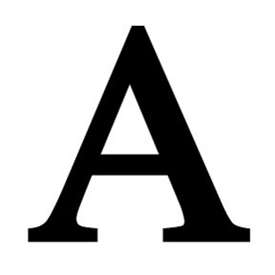
%> input picture A.jpg, 275 x 275 px
$ octave --eval "result = svder('A.jpg');"   (GNU Octave 9; MATLAB toolbox functions it lacks are replaced by stand-ins)
%> lines starting %> are read from the running program, lines starting %| are printed output that depends on the picture; in (x1, y1, x2, y2) boxes, pixels count from 0 and x2, y2 are one past the last pixel; in counts of white or black regions, pixels touching at a corner belong together; the program's own positions count from 1
function s=svder(image)
%> called with image = 'A.jpg'
i=imread(image);
%> i is the input picture: size 275x275x3 uint8; min 0, max 255, mean 203.3
if size(i,3)==3
    i=rgb2gray(i);
%> i: size 275x275 uint8
end
t=0.5;
i=~im2bw(i,t);
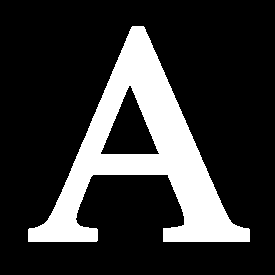
%> i: size 275x275 logical; 20.3% white; 1 white region, box (x1, y1, x2, y2) and area: (28, 26, 250, 242) 15358
u=1;
i=bwareaopen(i,u);
siz=size(i);
%> siz = [275 275]
b=true;
c=false;
d=true;
x=[];
y=x;
for j=1:siz(1);
    for k=1:siz(2);
        if b && ~c && i(j,k)==1
            b=false;
            break;
        end
        if c
            d=d&~i(j,k);
            if ~d
                break;
            end
        end
        b=true;
    end
    if c&&d
        y=[y j];
        b=true;
        c=false;
    end
    if ~b
        c=true;
        x=[x j];
    end
    d=true;
end
%> after the loop, c = false; y = 243
rows={};
for k=1:length(x);
    rows{end+1}=i(x(k):y(k),:);
end
%> after the loop, rows = 1 item
k=0;
symbols={};
for n=1:length(x);
    siz=size(rows{n});
    b=true;
    c=false;
    d=true;
    x=[];
    y=x;
    for q=1:siz(2);
        for p=1:siz(1);
            if b && ~c && rows{n}(p,q)==1
                b=false;
                break;
            end
            if c
                d=d&~rows{n}(p,q);
                if ~d
                    break;
                end
            end
            b=true;
        end
        if c&&d
            y=[y q];
            b=true;
            c=false;
        end
        if d&&~b
            c=true;
            x=[x q];
        end
        d=true;
    end
    for p=1:length(x);
        a=(rows{n}(:,x(p):y(p)));
        alp=a(any(a,2),:);
        symbols{end+1}=alp;
    end
    k=k+length(x);
end
%> this loop made 1 pass
%> siz on pass 1: [217 275]
%> after the loop, symbols = 1 item
al=5;
sym={};
for k=1:length(symbols)
    u=svd(double(symbols{k}));
    if length(u)>=al
        u=u(1:al);
    else
        u=[u;zeros(al-length(u),1)];
    end
    u=u/norm(u);
    sym{end+1}=u;
end
%> this loop made 1 pass
%> u on pass 1: [0.725; 0.526; 0.33; 0.225; 0.196]
%> after the loop, sym = {[0.725; 0.526; 0.33; 0.225; 0.196]}
s=[];
for n=1:length(sym)
    s=[s sym{n}];
end
%> this loop made 1 pass
%> `result = svder('A.jpg');`: result = [0.725; 0.526; 0.33; 0.225; 0.196]

end

$ run again, on Bohemia.JPG
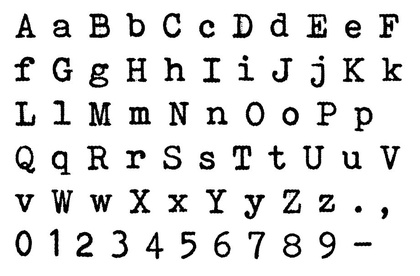
%> input picture Bohemia.JPG, 420 x 276 px, shrunk from 920 x 604 before the run
%> in svder, i is the input picture: size 276x420x3 uint8; min 0, max 255, mean 228.3
%> in svder, `i=~im2bw(i,t);`:
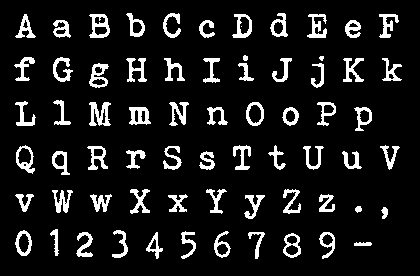
%> i: size 276x420 logical; 10.3% white; 68 white regions (2 under 20 px), largest, box (x1, y1, x2, y2) and area: (89, 102, 111, 126) 310, (89, 14, 110, 38) 270, (129, 107, 151, 125) 254
%> after the loop in svder, `for j=1:siz(1);`: c = false; x = [14 56 101 146 190 230]; y = [39 89 132 176 220 260]
%> after the loop in svder, `for k=1:length(x);`: rows = 6 items
%> the loop in svder, `for n=1:length(x);` made 6 passes
%> siz on passes 1 to 6: [26 420], [34 420], [32 420], [31 420], [31 420], [31 420]
%> after the loop in svder, `for n=1:length(x);`: symbols = 65 items
%> the loop in svder, `for k=1:length(symbols)` made 65 passes
%> u on passes 1 to 8: [0.799; 0.443; 0.29; 0.248; 0.141], [0.863; 0.41; 0.192; 0.164; 0.152], [0.875; 0.39; 0.216; 0.151; 0.113], [0.805; 0.436; 0.317; 0.208; 0.137], [0.772; 0.518; 0.281; 0.193; 0.142], [0.818; 0.472; 0.248; 0.168; 0.136], [0.822; 0.486; 0.245; 0.125; 0.114], [0.834; 0.427; 0.248; 0.196; 0.147]
%> the loop in svder, `for n=1:length(sym)` made 65 passes

$ run again, on D.jpg
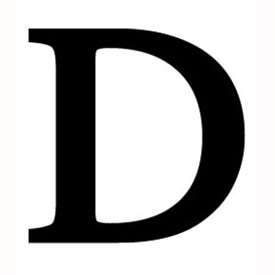
%> input picture D.jpg, 275 x 275 px
%> in svder, i is the input picture: size 275x275x3 uint8; mean R, G, B 185.4, 185, 184.9
%> in svder, `i=~im2bw(i,t);`:
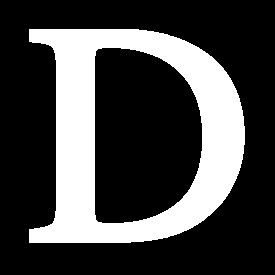
%> i: size 275x275 logical; 27.2% white; 1 white region, box (x1, y1, x2, y2) and area: (29, 29, 245, 243) 20533
%> after the loop in svder, `for j=1:siz(1);`: c = false; y = 244
%> after the loop in svder, `for k=1:length(x);`: rows = 1 item
%> the loop in svder, `for n=1:length(x);` made 1 pass
%> siz on pass 1: [215 275]
%> the loop in svder, `for k=1:length(symbols)` made 1 pass
%> u on pass 1: [0.832; 0.451; 0.274; 0.142; 0.0997]
%> after the loop in svder, `for k=1:length(symbols)`: sym = {[0.832; 0.451; 0.274; 0.142; 0.0997]}
%> the loop in svder, `for n=1:length(sym)` made 1 pass
%> result = [0.832; 0.451; 0.274; 0.142; 0.0997]

$ run again, on F.jpg
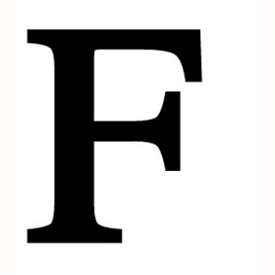
%> input picture F.jpg, 275 x 275 px
%> in svder, i is the input picture: size 275x275x3 uint8; mean R, G, B 202.3, 201.9, 201.8
%> in svder, `i=~im2bw(i,t);`:
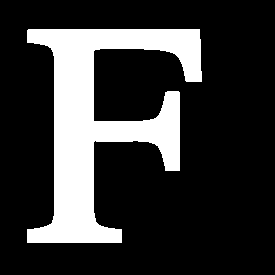
%> i: size 275x275 logical; 20.8% white; 1 white region, box (x1, y1, x2, y2) and area: (27, 29, 202, 243) 15720
%> after the loop in svder, `for j=1:siz(1);`: c = false; y = 244
%> after the loop in svder, `for k=1:length(x);`: rows = 1 item
%> the loop in svder, `for n=1:length(x);` made 1 pass
%> siz on pass 1: [215 275]
%> the loop in svder, `for k=1:length(symbols)` made 1 pass
%> u on pass 1: [0.853; 0.378; 0.25; 0.208; 0.15]
%> after the loop in svder, `for k=1:length(symbols)`: sym = {[0.853; 0.378; 0.25; 0.208; 0.15]}
%> the loop in svder, `for n=1:length(sym)` made 1 pass
%> result = [0.853; 0.378; 0.25; 0.208; 0.15]
